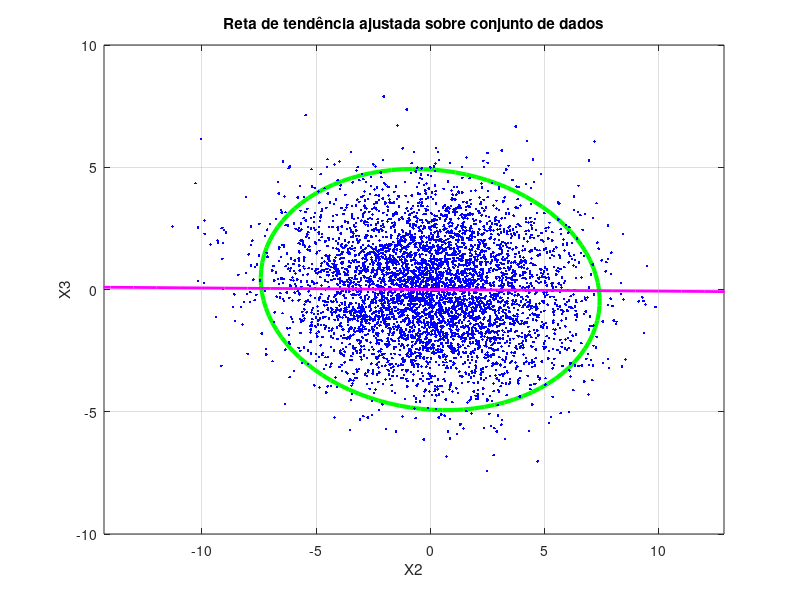

MATLAB code to generate this figure:
%POLYCARPO SOUZA NETO
%MESTRADO EM ENGENHARIA DE TELEINFORMÁTICA
%LISTA 1 - QUESTÃO 7
clear all;
close all;
%criando dados aleatorios
mu = [0,0];
sigma = [9 -.5;-0.5 4];
rng default  
dados = mvnrnd(mu,sigma,5000);

% calculando autovalores e autovetores
covariancia = cov(dados);
[eigenvec, eigenval ] = eig(covariancia);
% indice do maior autorvetor
[largest_eigenvec_ind_c, r] = find(eigenval == max(max(eigenval)));
maiorAutoVet = eigenvec(:, largest_eigenvec_ind_c);
% obtendo o maior autovalor
maiorAutoValor = max(max(eigenval));
% Obtenha o menor autovetor e autovalor
if(largest_eigenvec_ind_c == 1)
    menorAutoVAlor = max(eigenval(:,2));
    menorAutoVet = eigenvec(:,2);
else
    menorAutoVAlor = max(eigenval(:,1));
    menorAutoVet = eigenvec(1,:);
end
% Calcule o ângulo entre o eixo dos x e o maior autovetor
angulo = atan2(maiorAutoVet(2), maiorAutoVet(1));

% Vamos deslocá-lo de tal forma que o ângulo esteja entre 0 e 2pi
if(angulo < 0)
    angulo = angulo + 2*pi;
end

% obter as coordenadas dos dados
coord_dados = mean(dados);

%fazer variação do tamanho do X² 
%refazer para valores de porcentagem de aceitacao diferente
chisquare_val1 = sqrt(5.991);%99

theta_grid = linspace(0,2*pi);
phi = angulo;

X0=coord_dados(1);
Y0=coord_dados(2);
a1=chisquare_val1*sqrt(maiorAutoValor);
b1=chisquare_val1*sqrt(menorAutoVAlor);
% cordenadas em (x,y)
ellipse_x_r1  = a1*cos( theta_grid );
ellipse_y_r1  = b1*sin( theta_grid );
%definindo a matriz de rotacao
R = [ cos(phi) sin(phi); -sin(phi) cos(phi) ];
%Vamos rodar a elipse para algum ângulo phi
r_ellipse1 = [ellipse_x_r1;ellipse_y_r1]' * R;

% erro do elipse
plot(r_ellipse1(:,1) + X0,r_ellipse1(:,2) + Y0,'g','LineWidth',3)
hold on;
%mostrar conjunto de dados
plot(dados(:,1), dados(:,2),'.b');
mindata = min(min(dados));
maxdata = max(max(dados));
xlim([mindata-3, maxdata+3]);
grid on;
hold on;
% % mostrar autovetores
% quiver(X0, Y0, maiorAutoVet(1)*sqrt(maiorAutoValor), maiorAutoVet(2)*sqrt(maiorAutoValor), '-r', 'LineWidth',3);
% quiver(X0, Y0, menorAutoVet(1)*sqrt(menorAutoVAlor), menorAutoVet(2)*sqrt(menorAutoVAlor), '-y', 'LineWidth',3);
hold on;

% eixos do grafico
hXLabel = xlabel('X2');
hYLabel = ylabel('X3');
grid on;
coef = covariancia(1,2)/(covariancia(1,1)*covariancia(2,2));
a=covariancia(2,2)*coef/covariancia(1,1);
b=mean(dados(:,2))-a*mean(dados(:,1));
abscissa=-15:15;
ordenada=a*abscissa+b;
plot(abscissa,ordenada,'m','LineWidth',2)
title('Reta de tendência ajustada sobre conjunto de dados')
% 
% h= histogram(dados)
% xlabel('Dados')
% ylabel('Frequência')
% title('Histograma com distribuição dos dados')
